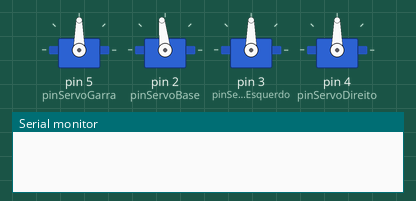
Recording of a sketch running on a simulated Arduino Uno, built with avr-gcc and run on an emulated ATmega328P. Shown: 4 × servo, the last lines printed to the serial monitor.

Above: at 0.1 s.
At 5.1 s:
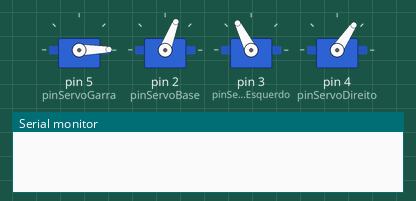
At 10.1 s:
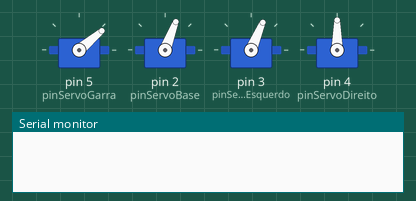
At 20.1 s:
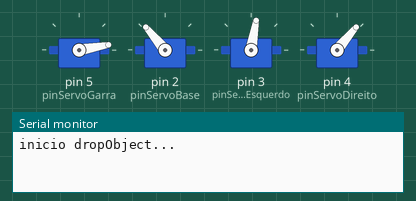
At 22.1 s:
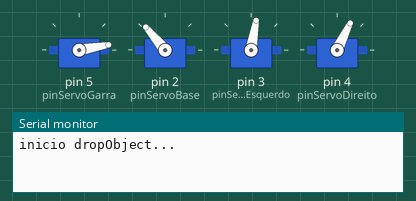
At 30.1 s:
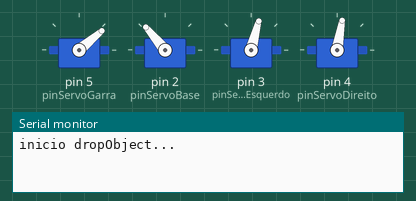
Timing chart, 0 to 40.0 s (numbered marks = the images above):
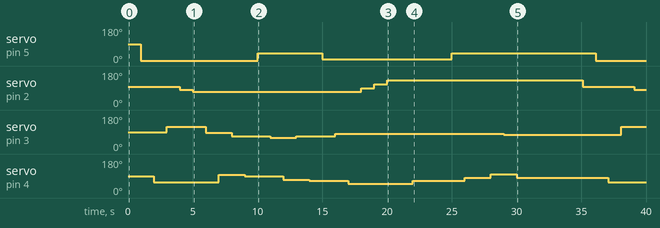

Measured:
- by itself, servo on pin 5 (pinServoGarra): 90° → 1° at 1.0 s, → 40° 9.0 s later, → 10° 5.0 s later, → 40° 10.0 s later, … (5 changes in this stretch)
- by itself, servo on pin 2 (pinServoBase): 96° → 80° at 4.0 s, → 69° 1.0 s later, → 90° 13.0 s later, → 110° 1.0 s later, … (7 changes in this stretch)
- by itself, servo on pin 3 (pinServoEsquerdo): 90° → 117° at 3.0 s, → 85° 3.0 s later, → 67° 2.0 s later, → 60° 3.0 s later, … (9 changes in this stretch)

The sketch:

Projeto5semBracoRobotico.ino
```cpp
// inclui bibilioteca do servomotor
#include <Servo.h>

// define pinos dos servos
#define pinServoBase 2
#define pinServoEsquerdo 3
#define pinServoDireito 4
#define pinServoGarra 5

// define as portas dos potenciometros
#define potGarra A0
#define potBase A1
#define potEsquerdo A2
#define potDireito A3

// nomeia os servos
Servo servGarra, servBase, servEsquerdo, servDireito;

// cria as variavies dos angulos de cada motor
int motorGarra, motorBase, motorEsquerdo, motorDireito;

void initialPosition() {
  servBase.write(96);
  delay(1000);
  servGarra.write(1);
  delay(1000);
  servDireito.write(56);
  delay(1000);
  servEsquerdo.write(117);
  delay(1000);
}

void catchObject(){
  servBase.write(80);
  delay(1000);
  servBase.write(69);
  delay(1000);

  servEsquerdo.write(85);
  delay(1000);
  servDireito.write(96);
  delay(1000);
  servEsquerdo.write(67);
  delay(1000);
  servDireito.write(90);
  delay(1000);

  servGarra.write(40);
  delay(1000);

  servEsquerdo.write(60);
  delay(1000);
  servDireito.write(71);
  delay(1000);
  servEsquerdo.write(67);
  delay(1000);
  servDireito.write(65);
  delay(1000);

  servGarra.write(10);
  delay(1000);
}

void dropObject() {
  Serial.print("inicio dropObject...");
  servEsquerdo.write(80);
  delay(1000);
  servDireito.write(50);
  delay(1000);

  servBase.write(90);
  delay(1000);
  servBase.write(110);
  delay(1000);
  servBase.write(130);
  delay(1000);

  servEsquerdo.write(80);
  delay(1000);
  servDireito.write(64);
  delay(1000);
  servEsquerdo.write(80);
  delay(1000);
  servDireito.write(65);
  delay(1000);

  servGarra.write(40);

  servEsquerdo.write(80);
  delay(1000);
  servDireito.write(80);
  delay(1000);
  servEsquerdo.write(81);
  delay(1000);
  servDireito.write(98);
  delay(1000);
  servEsquerdo.write(75);
  delay(1000);
  servDireito.write(80);
  delay(1000);
}

void setup() {

  //inicia o monitor serial
  Serial.begin(9600);

  // atribui pinos dos servos
  servGarra.attach(pinServoGarra);
  servBase.attach(pinServoBase);
  servEsquerdo.attach(pinServoEsquerdo);
  servDireito.attach(pinServoDireito);


  // zerar os servos
  // servBase.write(80); //Angle
  // servGarra.write(0); //Angle
  // servDireito.write(0); //Angle
  // servEsquerdo.write(180); //Angle
}

void loop() {
  initialPosition();
  catchObject();
  dropObject();
  delay(4000);

  // //Lê os valores dos potenciômetros (0 a 1023)
  // int potGarraValue = analogRead(potGarra);
  // int potBaseValue = analogRead(potBase);
  // int potEsquerdoValue = analogRead(potEsquerdo);
  // int potDireitoValue = analogRead(potDireito);

  // // Mapeia os valores dos potenciômetros para o intervalo de 0 a 180 graus
  // int motorGarra = map(potGarraValue, 0, 1023, 0, 180);
  // int motorBase = map(potBaseValue, 0, 1023, 0, 180);
  // int motorEsquerdo = map(potEsquerdoValue, 0, 1023, 0, 180);
  // int motorDireito = map(potDireitoValue, 0, 1023, 0, 180);

  // // Define a posição dos servos motores com base nos valores dos potenciômetros
  // servGarra.write(motorGarra);
  // servBase.write(motorBase);
  // servEsquerdo.write(motorEsquerdo);
  // servDireito.write(motorDireito);

  // // Imprime os valores dos potenciômetros e os ângulos para depuração (opcional)
  // Serial.print("Garra Angle: ");
  // Serial.print(motorGarra);
  // Serial.print(" | Base Angle: ");
  // Serial.print(motorBase);
  // Serial.print(" | Esquerdo Angle: ");
  // Serial.print(motorEsquerdo);
  // Serial.print(" | Direito Angle: ");
  // Serial.println(motorDireito);

  // Aguarda um pouco antes de ler os valores novamente
  delay(100);
}
```
